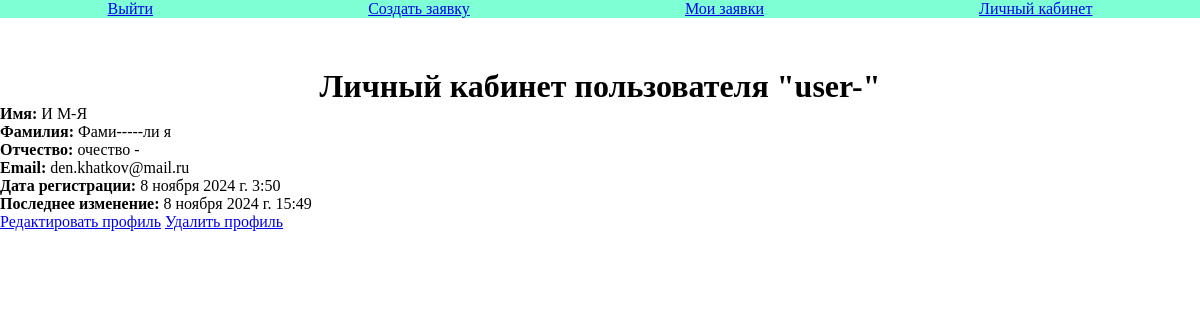
The page /design/profile/ (signed in) on the database its author committed.
### design/models.py (models this page shows, shortened)
class AdvUser(AbstractUser):
    patronymic = models.CharField(max_length=50, blank=True)

### design/views.py (the view)
# urls.py: path('profile/', views.profile, name='profile'),
@login_required
def profile(request):
    user = request.user
    context = {'user': user}
    return render(request, 'design/profile.html', context)

### design/templates/design/profile.html (shortened to what this page needs)
{% extends 'design/base.html' %}
{% block content %}
    <h1>Личный кабинет пользователя "{{ user.username }}"</h1>
    <ul>
        <li><strong>Имя:</strong> {{ user.first_name }}</li>
        <li><strong>Фамилия:</strong> {{ user.last_name }}</li>
        <li><strong>Отчество:</strong> {{ user.patronymic }}</li>
        <li><strong>Email:</strong> {{ user.email }}</li>
        <li><strong>Дата регистрации:</strong> {{ user.date_joined }}</li>
        <li><strong>Последнее изменение:</strong> {{ user.last_login }}</li>
    </ul>
    <a type="button" href="{% url 'edit_profile' %}">Редактировать профиль</a>
    <a type="button" href="{% url 'delete_profile' %}">Удалить профиль</a>
{% endblock %}

### design/static/css/style.css (style rules this page uses)
* { margin: 0; padding: 0; box-sizing: border-box; }
h1 { margin-top: 50px; text-align: center; }

### rows shown on the page
AdvUser: username "user-", first_name "И М-Я", last_name "Фами-----ли я", patronymic "очество -", email "den.khatkov@mail.ru", date_joined "8 ноября 2024 г. 3:50", last_login "8 ноября 2024 г. 15:49"
